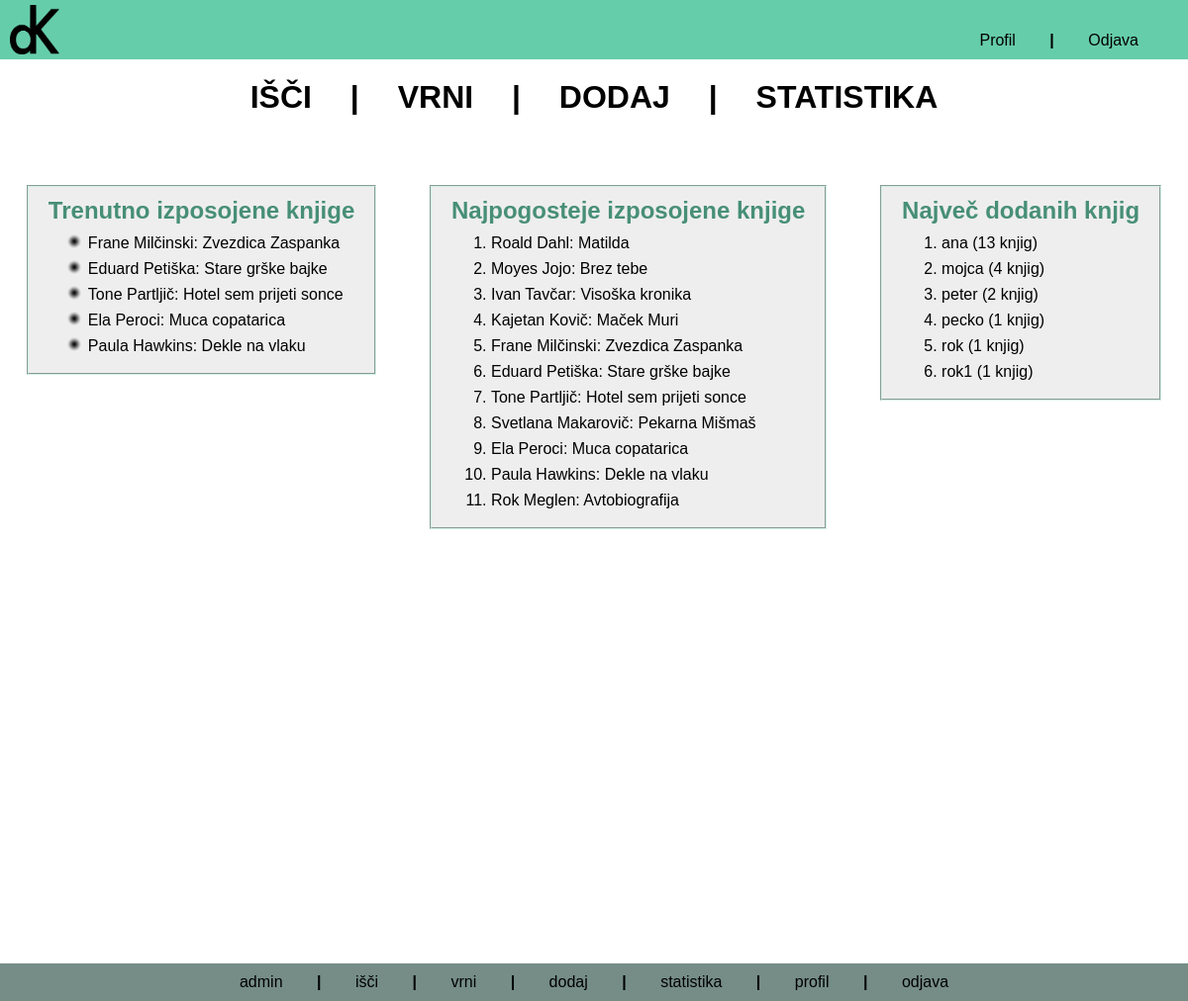
/statistika/ (signed in), run on the app's committed database.
### lib/models.py (models this page shows, shortened)
class Izposojeno(models.Model):
    knjiga = models.ForeignKey(Knjiga, on_delete=models.SET_NULL, null=True, related_name='izposoje')
    uporabnik = models.ForeignKey(User, on_delete=models.SET_NULL, null=True)
    izposoja = models.DateTimeField(default=timezone.now, blank=True)
    vracilo = models.BooleanField(default=False)

class Knjiga(models.Model):
    avtorji = models.CharField(max_length=200)
    naslov = models.CharField(max_length=200)
    lokacija = models.ForeignKey(Lokacija, on_delete=models.SET_NULL, null=True)
    dodajalec = models.ForeignKey(User, on_delete=models.SET_NULL, null=True)
    def __str__(self):
        return self.avtorji + ': ' + self.naslov

### lib/views.py (the view)
# urls.py: url(r'^statistika/', views.statistika, name='statistika'),
@login_required(login_url="/prijava/")
def statistika(request):
    context = {}
    izposojeno = Izposojeno.objects.order_by('izposoja')
    n = {}
    for naj in izposojeno:
        if naj.knjiga in n:
            n[naj.knjiga] += 1
        else:
            n[naj.knjiga] = 1
    najpogosteje = []
    for stevec, key in enumerate(sorted(n.items(), key=operator.itemgetter(1), reverse=True)):
        najpogosteje.append(key[0])
        if stevec > 9:
            break
    dodaneKnjige = Knjiga.objects.order_by('dodajalec')
    d = {}
    for dod in dodaneKnjige:
        if dod.dodajalec in d:
            d[dod.dodajalec] += 1
        else:
            d[dod.dodajalec] = 1
    dodane = []
    for stevec, key in enumerate(sorted(d.items(), key=operator.itemgetter(1), reverse=True)):
        dodane.append(key[0].username + ' (' + str(key[1]) + ' knjig)')
        if stevec >= 9:
            break
    context['izposojeno'] = izposojeno
    context['najpogosteje'] = najpogosteje
    context['dodane'] = dodane
    return render(request, "lib/statistika.html", context)

### lib/templates/lib/statistika.html (shortened to what this page needs)
{% extends "lib/base.html" %}
{% block scripts %}
    <link rel="stylesheet" type="text/css" href="/static/lib/stil-statistika.css">
{% endblock %}
{% block main %}
<div class="wrapper">
    <div class="eq">
        <h4>Trenutno izposojene knjige</h4>
        <ul>
            {% for i in izposojeno %}
                {% if i.vracilo == False %}
                    <li>{{ i.knjiga }}</li>
                {% endif %}
            {% endfor %}
        </ul>
    </div>
    <div class="eq">
        <h4>Najpogosteje izposojene knjige</h4>
        <ol>
            {% for n in najpogosteje %}
                    <li>{{ n.avtorji }}: {{ n.naslov }}</li>
            {% endfor %}
        </ol>
    </div>
    <div class="eq">
        <h4>Največ dodanih knjig</h4>
        <ol>
            {% for d in dodane %}
                <li> {{ d }} </li>
            {% endfor %}
        </ol>
    </div>
</div>
{% endblock %}

### data on the page
Izposojeno: knjiga "Frane Milčinski: Zvezdica Zaspanka"
Izposojeno: knjiga "Eduard Petiška: Stare grške bajke"
Izposojeno: knjiga "Tone Partljič: Hotel sem prijeti sonce"
Izposojeno: knjiga "Ela Peroci: Muca copatarica"
Izposojeno: knjiga "Paula Hawkins: Dekle na vlaku"
Knjiga: avtorji "Roald Dahl", naslov "Matilda"
Knjiga: avtorji "Moyes Jojo", naslov "Brez tebe"
Knjiga: avtorji "Ivan Tavčar", naslov "Visoška kronika"
Knjiga: avtorji "Kajetan Kovič", naslov "Maček Muri"
Knjiga: avtorji "Frane Milčinski", naslov "Zvezdica Zaspanka"
Knjiga: avtorji "Eduard Petiška", naslov "Stare grške bajke"
Knjiga: avtorji "Tone Partljič", naslov "Hotel sem prijeti sonce"
Knjiga: avtorji "Svetlana Makarovič", naslov "Pekarna Mišmaš"
Knjiga: avtorji "Ela Peroci", naslov "Muca copatarica"
Knjiga: avtorji "Paula Hawkins", naslov "Dekle na vlaku"
Knjiga: avtorji "Rok Meglen", naslov "Avtobiografija"

### other printed values
{{ d }} "ana (13 knjig)" "mojca (4 knjig)" "peter (2 knjig)" "pecko (1 knjig)" "rok (1 knjig)" "rok1 (1 knjig)"
